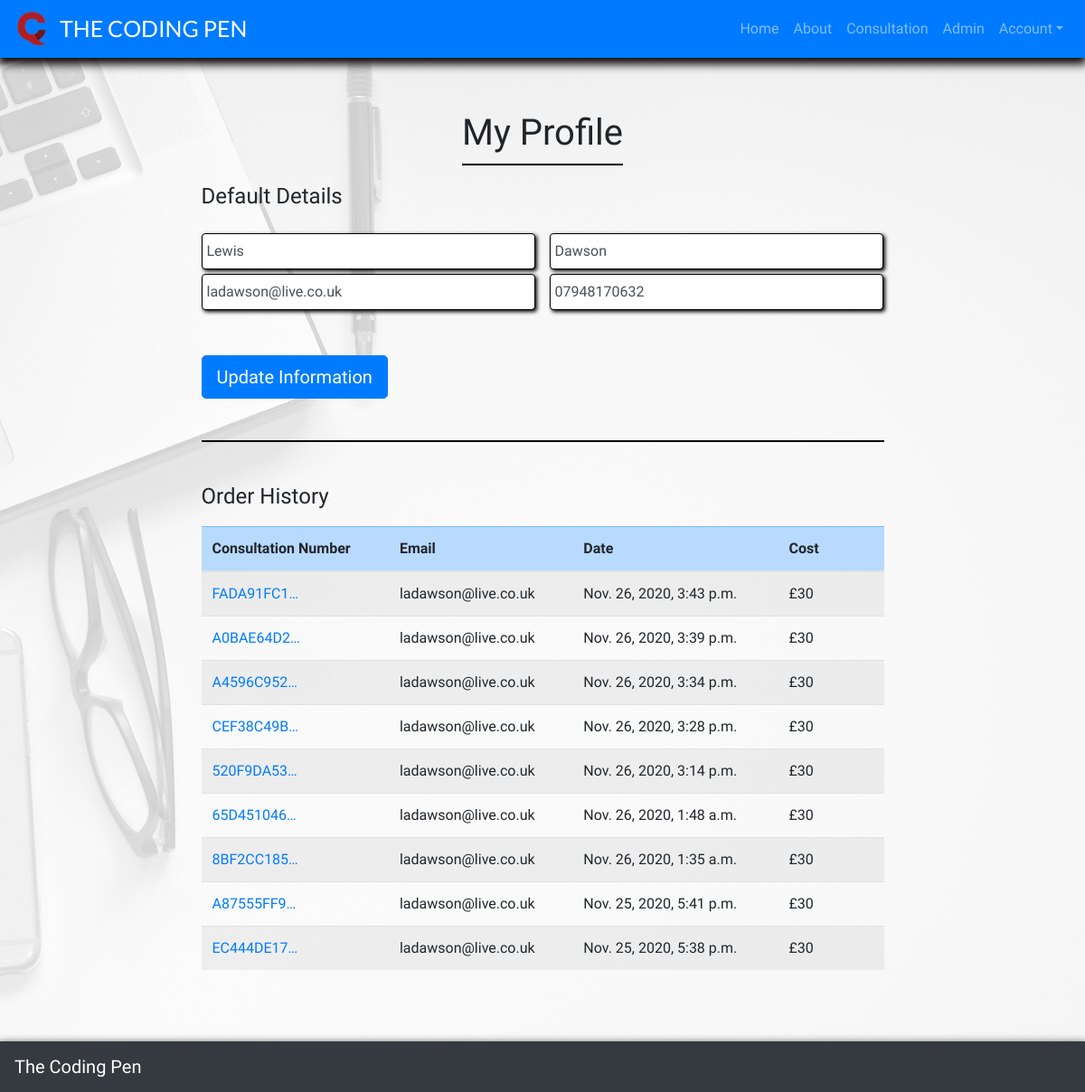
The page /profile/ (signed in) on the database as committed earlier.
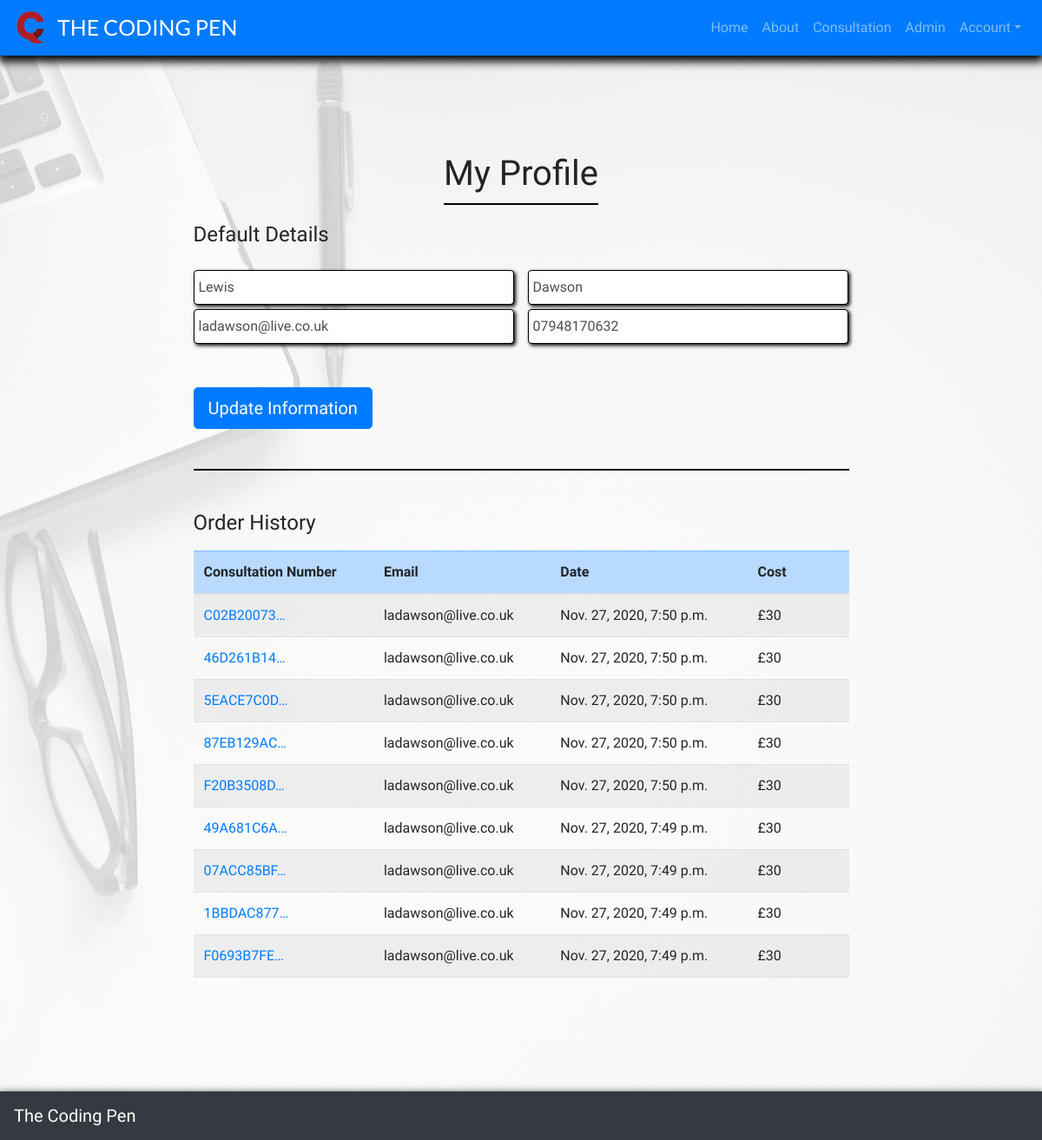
The same page on the database as committed later.
### profiles/models.py (models this page shows, shortened)
class UserProfile(models.Model):
    user = models.OneToOneField(User, on_delete=models.CASCADE)
    default_first_name = models.CharField(max_length=20, null=True, blank=True)
    default_last_name = models.CharField(max_length=20, null=True, blank=True)
    default_email = models.CharField(max_length=30, null=True, blank=True)
    default_phone_number = models.CharField(max_length=20, null=True, blank=True)

### consultation/models.py (models this page shows, shortened)
class Consultation(models.Model):
    consultation_number = models.CharField(max_length=32, null=False, editable=False)
    user_profile = models.ForeignKey(UserProfile, on_delete=models.SET_NULL,
                                     null=True, blank=True, related_name='consultation')
    first_name = models.CharField(max_length=20, null=False, blank=False)
    last_name = models.CharField(max_length=20, null=False, blank=False)
    email = models.EmailField(max_length=100, null=False, blank=False, default="")
    phone_number = models.CharField(max_length=30, null=False, blank=False)
    date = models.DateTimeField(auto_now_add=True)
    consultation_idea = models.TextField(max_length=3000, null=False, blank=False)
    consultation_cost = models.DecimalField(max_digits=5, decimal_places=2, null=False, default=30)
    stripe_pid = models.CharField(max_length=254, null=False, blank=False, default='')

### profiles/views.py (the view)
# urls.py: path('profile/', include('profiles.urls')),
@login_required
def profile(request):
    profile = get_object_or_404(UserProfile, user=request.user)
    form = UserProfileForm(instance=profile)
    consultations = profile.consultation.all().order_by('-date')
    if request.method == 'POST':
        form = UserProfileForm(request.POST, instance=profile)
        if form.is_valid():
            form.save()
            messages.success(request, 'Profile updated successfully')
    template = 'profiles/profile.html'
    context = {
        'form': form,
        'consultations': consultations,
    }
    return render(request, template, context)

### profiles/forms.py
class UserProfileForm(forms.ModelForm):
    class Meta:
        model = UserProfile
        exclude = ('user',)
    def __init__(self, *args, **kwargs):
        super().__init__(*args, **kwargs)
        placeholders = {
            'default_first_name': 'First Name',
            'default_last_name': 'Last Name',
            'default_email': 'Email Address',
            'default_phone_number': 'Phone Number',
        }
        self.fields['default_first_name'].widget.attrs['autofocus'] = True
        for field in self.fields:
            self.fields[field].label = False
            self.fields[field].widget.attrs['placeholder'] = placeholders[field]
            self.fields[field].widget.attrs['class'] = 'stripe-style-input'

### profiles/templates/profiles/profile.html (shortened to what this page needs)
{% extends "base.html" %}
{% load static %}
{% block extra_css %}
<link rel="stylesheet" href="{% static 'css/profiles.css' %}">
{% endblock %}
{% block page_header %}
<div class="header-container"></div>
{% endblock %}
{% block content %}
<div class="background-overlay"></div>
<div class="container-fluid no-gutters h-100 consult-container">
	<div class="row h-100 justify-content-center align-items-center form-container">
		<div class="col my-auto title-box ">
			<div class="jumbotron">
				<div class="row justify-content-center">
					<h1 class="profile-title">
                        My Profile
                    </h1>
				</div>
                <h4 class="profile-title-sm">
                    Default Details
                </h4>
                <form action="{% url 'profile' %}" method="POST" id="profile-update-form">
                    {{ form|crispy }}
                    <button class="btn btn-primary btn-lg update-button-margin">
                        Update Information
                    </button>
                </form>
                <hr>
                <div class="col-12 table-container-padding">
                    <h4 class="profile-title-sm">
                        Order History
                    </h4>
                    <div class="col-12 table-body-custom table-responsive">
                        <table class="table table-striped">
                            <thead class="table-primary">
                                <tr>
                                    <th scope="col">Consultation Number</th>
                                    <th scope="col">Email</th>
                                    <th scope="col">Date</th>
                                    <th scope="col">Cost</th>
                                </tr>
                            </thead>
                            <tbody>
                                {% for consultation in consultations %}
                                    <tr>
                                        <td>
                                            <a href="{% url 'consultation_history' consultation.consultation_number %}"
                                            title="{{ consultation.consultation_number }}">
                                                {{ consultation.consultation_number|truncatechars:10 }}
                                            </a>
                                        </td>
                                        <td>{{ consultation.email }}</td>
                                        <td>{{ consultation.date }}</td>
                                        <td>£30</td>
                                    </tr>
                                {% endfor %}
                            </tbody>
                        </table>
                    </div>
                </div>
            </div>
        </div>
    </div>
</div>
{% endblock %}

### templates/base.html (shortened to what this page needs)
{% load static %}
<!doctype html>
<html lang="en">
    <head>
        {% block corecss %}
            <link rel="stylesheet" href="https://stackpath.bootstrapcdn.com/bootstrap/4.4.1/css/bootstrap.min.css">
            <link rel="stylesheet" href="https://use.fontawesome.com/releases/v5.15.1/css/all.css">
            <link type="text/css" rel="stylesheet" href="{% static 'css/base.css' %}">
        {% endblock %}
        {% block extra_css %}
        {% endblock %}
    </head>
    <body>
        <header class="container-fluid fixed-top p-0">
            <div class="row no-gutters">
                <div class="col-12">
                    <nav class="navbar navbar-expand-lg navbar-dark bg-primary w-100">
                        <a class="main-logo" href="{% url 'home' %}"></a>
                        <a class="navbar-brand logo-font" href="{% url 'home' %}"> The Coding Pen</a>
                        <div class="collapse navbar-collapse text-right flex-grow-1" id="navbarNavAltMarkup">
                            <div class="navbar-nav ml-auto flex-nowrap">
                                <ul class="navbar-nav mr-auto">
                                    <li class="nav-item">
                                        <a class="nav-link" href="{% url 'home' %}">Home <span class="sr-only">(current)</span></a>
                                    </li>
                                    <li class="nav-item">
                                        <a class="nav-link" href="{% url 'about' %}">About</a>
                                    </li>
                                    <li class="nav-item">
                                        <a class="nav-link"  href="{% url 'consultation' %}">Consultation</a>
                                    </li>
                                    {% if request.user.is_authenticated %}
                                        {% if request.user.is_superuser %}
                                            <li class="nav-item">
                                                <a class="nav-link" href="{% url 'admin_page' %}">Admin</a>
                                            </li>
                                        {% endif %}
                                    {% endif %}
                                    <li class="nav-item dropdown">
                                        <a class="nav-link dropdown-toggle" href="#" id="navbarDropdown" role="button" data-toggle="dropdown" aria-haspopup="true" aria-expanded="false">Account</a>
                                    </li>
                                </ul>
                            </div>
                        </div>
                    </nav>
                </div>
            </div>
        </header>
        {% block page_header %}
        {% endblock %}
        {% block content %}
        {% endblock %}
        <footer class="container-fluid fixed-bottom p-0">
            <div class="row no-gutters">
                <div class="col-12">
                    <nav class="footer navbar navbar-expand-lg navbar-dark bg-dark w-100">
                        <a class="navbar-brand" href="{% url 'home' %}">The Coding Pen</a>
                    </nav>
                </div>
            </div>
        </footer>
    </body>
</html>

### static/css/base.css (style rules this page uses)
html { height: 100% }
.header-container { padding-top: 59px; }
.jumbotron { max-width: 1070px; background-color: transparent; }
.footer { box-shadow: 0 -2px 5px black; }
.form-container { justify-content: center; display: flex; }
body { background: url('/media/background.jpg') no-repeat center center fixed; background-size: cover; height: calc(100vh - 59px); font-family: 'Patua One', cursive; }
.logo-font { text-transform: uppercase; font-family: 'Lato', sans-serif; font-size: 25px; }
.navbar { box-shadow: 0 5px 10px 2px black; }
.main-logo { background: url('/media/logo.png') no-repeat center center; background-size: cover; height: 40px; width: 40px; margin-right: 10px; }
button { background: none; border: none; }
input { border: 1px solid black; }
form { padding-bottom: 2%; }
input[type=text], input[type=password], input[type=number], input[type=email] { padding-left: 5px !important; }

### profiles/static/css/profiles.css (style rules this page uses)
.background-overlay { position: fixed; top: 0; left: 0; height: 100%; width: 100%; background-color: rgba(255, 255, 255, 0.8); }
.consult-container { display: flex; justify-content: center; }
.form-container { width: 50%; margin-left: 25%; margin-right: 25%; }
.jumbotron { width: 100%; max-width: 2000px; }
.profile-title { padding-bottom: 10px; border-bottom: 2px solid black; margin-bottom: 20px; }
.profile-title-sm { padding-bottom: 10px; }
hr { border: 1px solid black; background-color: black; }
#profile-update-form { padding-bottom: 30px; }
.table-container-padding { padding-top: 30px; padding-bottom: 30px; padding-left: 0; padding-right: 0; }
.table-body-custom { height: 500px; overflow-y: auto; padding-left: 0; padding-right: 0; }
.update-button-margin { margin-top: 20px; }
th { min-width: 100px; }
.title-box { padding-left: 0; padding-right: 0; }
.stripe-style-input { box-sizing: border-box; height: 40px; padding: 10px 12px; border: 1.5px solid black; border-radius: 4px; background-color: white; box-shadow: 2px 2px 4px 0 black; -webkit-transition: box-shadow 150ms ease; transition: box-shadow 150ms ease, border 150ms ease; }
.stripe-style-input::placeholder { color: #4a4a4f; }
#id_default_first_name, #id_default_last_name, #id_default_email, #id_default_phone_number { float: left; width: 49%; }
#id_default_first_name, #id_default_last_name { margin-bottom: 5px; }
#id_default_first_name, #id_default_email { margin-right: 2%; }
#id_default_email, #id_default_phone_number { margin-bottom: 30px; }
@media (max-width: 1600px) { .form-container { width: 70%; margin-left: 15%; margin-right: 15%; } }

Rows that differ between the two databases and show on the page:
removed Consultation: consultation_number "FADA91FC1…", email "ladawson@live.co.uk", date "Nov. 26, 2020, 3:43 p.m."
removed Consultation: consultation_number "A0BAE64D2…", email "ladawson@live.co.uk", date "Nov. 26, 2020, 3:39 p.m."
removed Consultation: consultation_number "A4596C952…", email "ladawson@live.co.uk", date "Nov. 26, 2020, 3:34 p.m."
removed Consultation: consultation_number "CEF38C49B…", email "ladawson@live.co.uk", date "Nov. 26, 2020, 3:28 p.m."
removed Consultation: consultation_number "520F9DA53…", email "ladawson@live.co.uk", date "Nov. 26, 2020, 3:14 p.m."
removed Consultation: consultation_number "65D451046…", email "ladawson@live.co.uk", date "Nov. 26, 2020, 1:48 a.m."
removed Consultation: consultation_number "8BF2CC185…", email "ladawson@live.co.uk", date "Nov. 26, 2020, 1:35 a.m."
removed Consultation: consultation_number "A87555FF9…", email "ladawson@live.co.uk", date "Nov. 25, 2020, 5:41 p.m."
removed Consultation: consultation_number "EC444DE17…", email "ladawson@live.co.uk", date "Nov. 25, 2020, 5:38 p.m."
added Consultation: consultation_number "C02B20073…", email "ladawson@live.co.uk", date "Nov. 27, 2020, 7:50 p.m."
added Consultation: consultation_number "46D261B14…", email "ladawson@live.co.uk", date "Nov. 27, 2020, 7:50 p.m."
added Consultation: consultation_number "5EACE7C0D…", email "ladawson@live.co.uk", date "Nov. 27, 2020, 7:50 p.m."
added Consultation: consultation_number "87EB129AC…", email "ladawson@live.co.uk", date "Nov. 27, 2020, 7:50 p.m."
added Consultation: consultation_number "F20B3508D…", email "ladawson@live.co.uk", date "Nov. 27, 2020, 7:50 p.m."
added Consultation: consultation_number "49A681C6A…", email "ladawson@live.co.uk", date "Nov. 27, 2020, 7:49 p.m."
added Consultation: consultation_number "07ACC85BF…", email "ladawson@live.co.uk", date "Nov. 27, 2020, 7:49 p.m."
added Consultation: consultation_number "1BBDAC877…", email "ladawson@live.co.uk", date "Nov. 27, 2020, 7:49 p.m."
added Consultation: consultation_number "F0693B7FE…", email "ladawson@live.co.uk", date "Nov. 27, 2020, 7:49 p.m."
